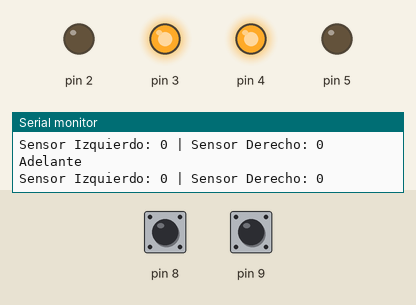
A sketch run on a simulated Arduino Uno, built with avr-gcc and run on an emulated ATmega328P. On the bench: output pins drawn as LEDs (lit = HIGH), the last lines printed to the serial monitor. Dashed ring = blinking. Inputs (shaded band) come from the test bench; at power-on: pin 8 LOW, pin 9 LOW.

Above: at 1.2 s.
1.3 s: pin 8 driven HIGH
At 2.3 s:
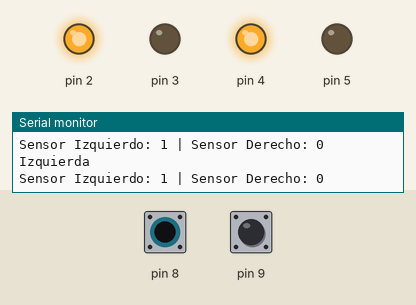
2.8 s: pin 9 driven HIGH
At 3.9 s:
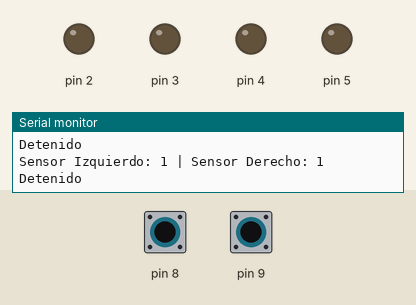
4.3 s: pin 8 driven LOW
At 5.5 s:
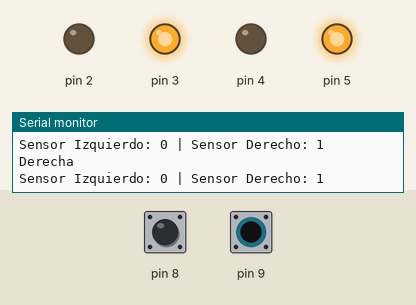
5.8 s: pin 9 driven LOW
At 7.1 s:
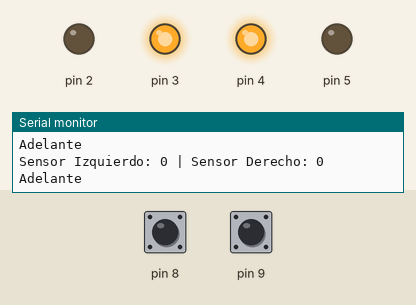
8.8 s: pin 8 pulsed HIGH 2 times (0.12 s each, 0.3 s apart)
At 8.92 s:
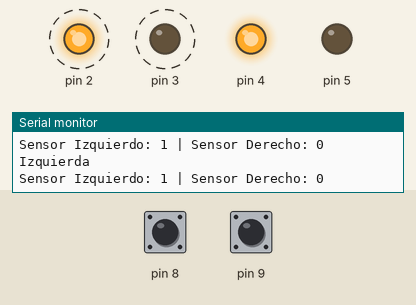
12.4 s: pin 9 pulsed HIGH 2 times (0.12 s each, 0.3 s apart)
At 12.66 s:
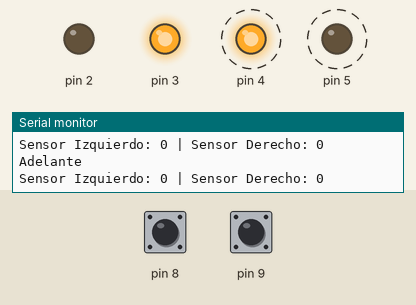
Timing chart, 0 to 15.4 s (numbered marks = the images above; inputs shaded):
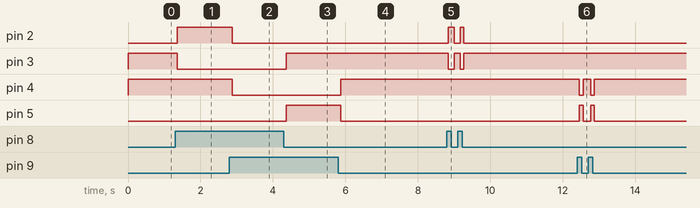

The sketch:

orientadoaobjetos.ino
```cpp
class Robot {
  private:
    int PinIN1;
    int PinIN2;
    int PinIN3;
    int PinIN4;
    int Pin_sensor1;
    int Pin_sensor2;

  public:
    Robot(int in1, int in2, int in3, int in4, int sensor1, int sensor2) {
      PinIN1 = in1;
      PinIN2 = in2;
      PinIN3 = in3;
      PinIN4 = in4;
      Pin_sensor1 = sensor1;
      Pin_sensor2 = sensor2;
    }

    void setup() {
      Serial.begin(9600);
      pinMode(PinIN1, OUTPUT);
      pinMode(PinIN2, OUTPUT);
      pinMode(PinIN3, OUTPUT);
      pinMode(PinIN4, OUTPUT);
      pinMode(Pin_sensor1, INPUT);
      pinMode(Pin_sensor2, INPUT);
    }

    void loop() {
      int value1 = digitalRead(Pin_sensor1);
      int value2 = digitalRead(Pin_sensor2);

      Serial.print("Sensor Izquierdo: ");
      Serial.print(value1);
      Serial.print(" | Sensor Derecho: ");
      Serial.println(value2);

      if (value1 == LOW && value2 == LOW) {
        Serial.println("Adelante");
        MotorAdelante();
      }
      else if (value1 == HIGH && value2 == HIGH) {
        Serial.println("Detenido");
        MotorStop();
      }
      else if (value1 == HIGH && value2 == LOW) {
        Serial.println("Izquierda");
        MotorIzquierda();
      }
      else if (value2 == HIGH && value1 == LOW) {
        Serial.println("Derecha");
        MotorDerecha();
      }

      delay(20);
    }

    void MotorIzquierda() {
      digitalWrite(PinIN1, HIGH);
      digitalWrite(PinIN2, LOW);
      digitalWrite(PinIN3, HIGH);
      digitalWrite(PinIN4, LOW);
    }

    void MotorDerecha() {
      digitalWrite(PinIN1, LOW);
      digitalWrite(PinIN2, HIGH);
      digitalWrite(PinIN3, LOW);
      digitalWrite(PinIN4, HIGH);
    }

    void MotorAdelante() {
      digitalWrite(PinIN1, LOW);
      digitalWrite(PinIN2, HIGH);
      digitalWrite(PinIN3, HIGH);
      digitalWrite(PinIN4, LOW);
    }

    void MotorStop() {
      digitalWrite(PinIN1, LOW);
      digitalWrite(PinIN2, LOW);
      digitalWrite(PinIN3, LOW);
      digitalWrite(PinIN4, LOW);
    }
};

// Crear una instancia del robot
Robot miRobot(2, 3, 4, 5, 8, 9);

void setup() {
  miRobot.setup();
}

void loop() {
  miRobot.loop();
}
```

Measured:
- after the input at 1.3 s, pin 2: LOW → HIGH after 0.07 s; pin 3: HIGH → LOW after 0.07 s
- after the input at 2.8 s, pin 2, pin 4: HIGH → LOW after 0.08 s
- after the input at 4.3 s, pin 3, pin 5: LOW → HIGH after 0.06 s
- after the input at 5.8 s, pin 4: LOW → HIGH after 0.07 s; pin 5: HIGH → LOW after 0.07 s
- after the input at 8.8 s, pin 2: alternates HIGH for 0.13 s and LOW for 0.16 s, 4 changes in all, then stays LOW, starting at once; pin 3: alternates HIGH for 0.16 s and LOW for 0.13 s, 4 changes in all, then stays HIGH, starting at once
- after the input at 12.4 s, pin 4: alternates HIGH for 0.21 s and LOW for 0.11 s, 4 changes in all, then stays HIGH, starting after 0.05 s; pin 5: alternates HIGH for 0.11 s and LOW for 0.21 s, 4 changes in all, then stays LOW, starting after 0.05 s
